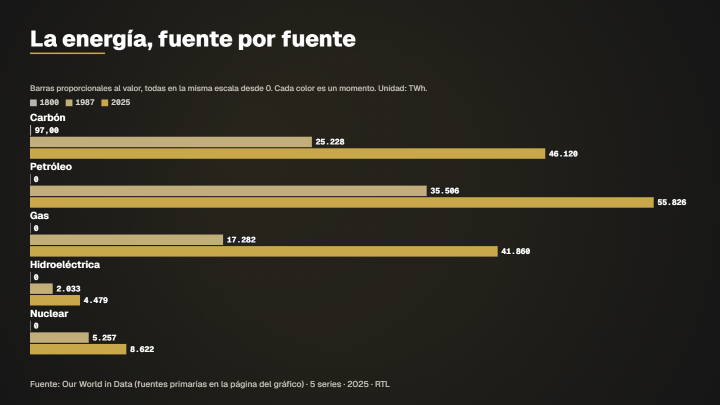
#> input picture docs/gallery/agrupadas-h.png, 1440 x 810 px, found by its file name (shown at 1/2 size); its folder holds only this picture in this run
$ python hoja-contactos.py
#> lines starting #> are read from the running program, lines starting #| are printed output that depends on the picture
"""Dev tool: contact sheets of docs/gallery PNGs for visual audits.
Usage: python scripts/hoja-contactos.py [galeria_dir] [salida_dir]
Writes <salida>/h-N.jpg (2 columns, horizontal frames) and <salida>/v-N.jpg (6 columns, vertical frames)."""
import sys, os, glob
from PIL import Image, ImageDraw

gal = sys.argv[1] if len(sys.argv) > 1 else 'docs/gallery'
out = sys.argv[2] if len(sys.argv) > 2 else '.tmp/hojas'
os.makedirs(out, exist_ok=True)
nombres = sorted({os.path.basename(f)[:-6] for f in glob.glob(os.path.join(gal, '*-?.png'))})

def hoja(nombres, sufijo, cols, ancho, nombre_out):
#> called with sufijo = 'h', cols = 2, ancho = 800, nombre_out = 'h-1.jpg'
    celdas = []
    for n in nombres:
        p = os.path.join(gal, f'{n}-{sufijo}.png')
        if os.path.exists(p):
            im = Image.open(p).convert('RGB')
            h = int(im.height * ancho / im.width)
#> h = 450
            celdas.append((n, im.resize((ancho, h), Image.LANCZOS)))
    if not celdas: return
    filas = [celdas[i:i + cols] for i in range(0, len(celdas), cols)]
#> filas = 1 item
    alto_f = [max(c[1].height for c in f) + 16 for f in filas]
#> alto_f = [466]
    sheet = Image.new('RGB', (cols * ancho, sum(alto_f)), (30, 30, 30))
#> sheet: PIL image 1600x466 RGB; every value is 30
    d = ImageDraw.Draw(sheet); y = 0
    for f, ah in zip(filas, alto_f):
        for i, (n, im) in enumerate(f):
            sheet.paste(im, (i * ancho, y + 16)); d.text((i * ancho + 4, y + 2), n, fill=(255, 220, 90))
        y += ah
#> this loop made 1 pass
#> (ah, y) on pass 1: (466, 466)
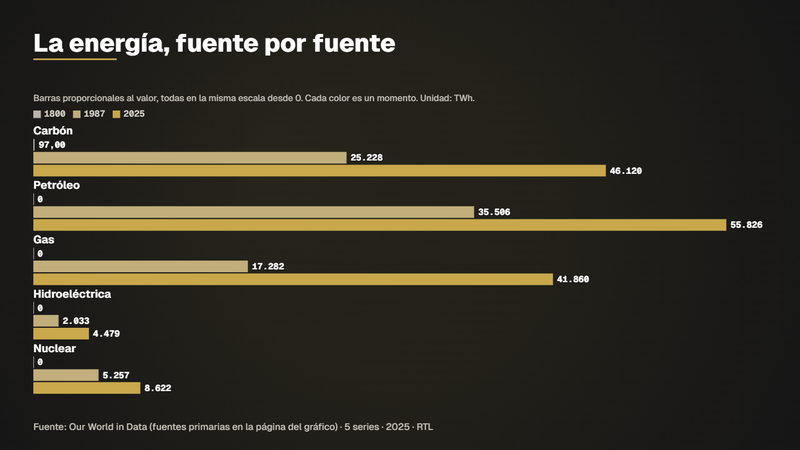
#> im: PIL image 800x450 RGB; mean R, G, B 51.4, 47.5, 35.6
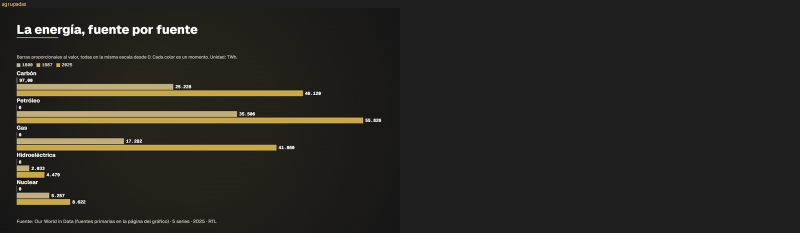
#> sheet: PIL image 1600x466 RGB (shown at 1/2 size); mean R, G, B 40.4, 38.5, 32.7
#> after the loop, y = 466
    sheet.save(os.path.join(out, nombre_out), quality=82)

g = 6
for k in range(0, len(nombres), g):
    grp = nombres[k:k + g]
    hoja(grp, 'h', 2, 800, f'h-{k // g + 1}.jpg')
    hoja(grp, 'v', 6, 260, f'v-{k // g + 1}.jpg')
print(len(nombres), 'modelos', os.listdir(out))

$ run again, on docs/gallery/apilada100-h.png
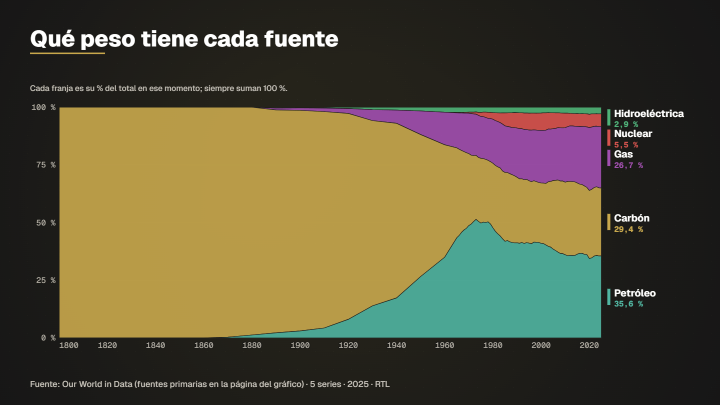
#> input picture docs/gallery/apilada100-h.png, 1440 x 810 px, found by its file name (shown at 1/2 size)
#> filas = 1 item
#> alto_f = [466]
#> the loop in hoja, `for f, ah in zip(filas, alto_f):` made 1 pass
#> (ah, y) on pass 1: (466, 466)
#> after the loop in hoja, `for f, ah in zip(filas, alto_f):`:
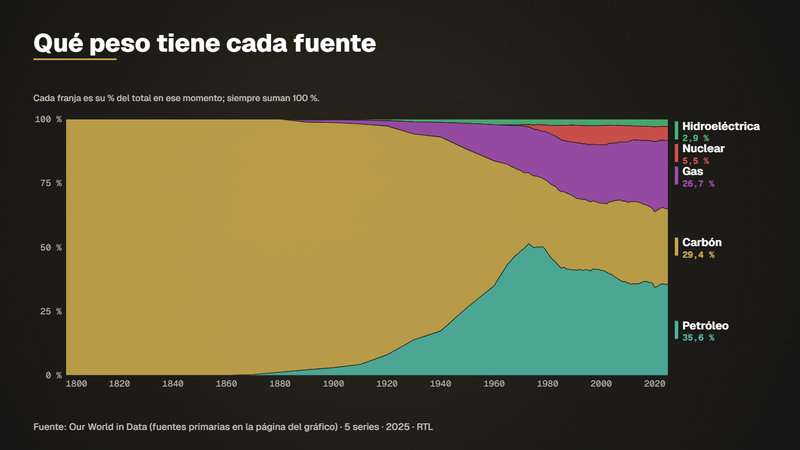
#> im: PIL image 800x450 RGB; mean R, G, B 89.9, 83.5, 56.3
#> after the loop in hoja, `for f, ah in zip(filas, alto_f):`:
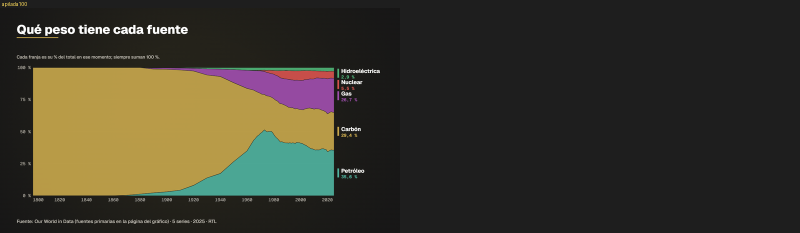
#> sheet: PIL image 1600x466 RGB (shown at 1/2 size); mean R, G, B 58.9, 55.9, 42.7
#> after the loop in hoja, `for f, ah in zip(filas, alto_f):`: y = 466

$ run again, on docs/gallery/apilada100-v.png
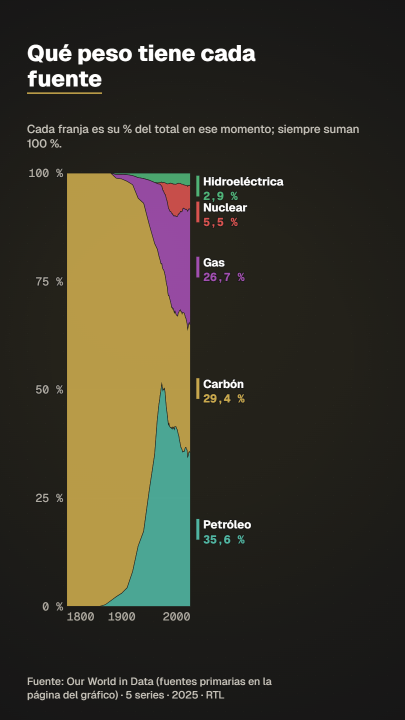
#> input picture docs/gallery/apilada100-v.png, 810 x 1440 px, found by its file name (shown at 1/2 size)
#> filas = 1 item
#> alto_f = [478]
#> the loop in hoja (call 2), `for f, ah in zip(filas, alto_f):` made 1 pass
#> (ah, y) on pass 1: (478, 478)
#> after the loop in hoja (call 2), `for f, ah in zip(filas, alto_f):`:
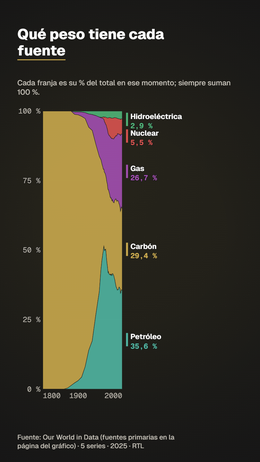
#> im: PIL image 260x462 RGB; mean R, G, B 58.9, 55.4, 41.1
#> after the loop in hoja (call 2), `for f, ah in zip(filas, alto_f):`:
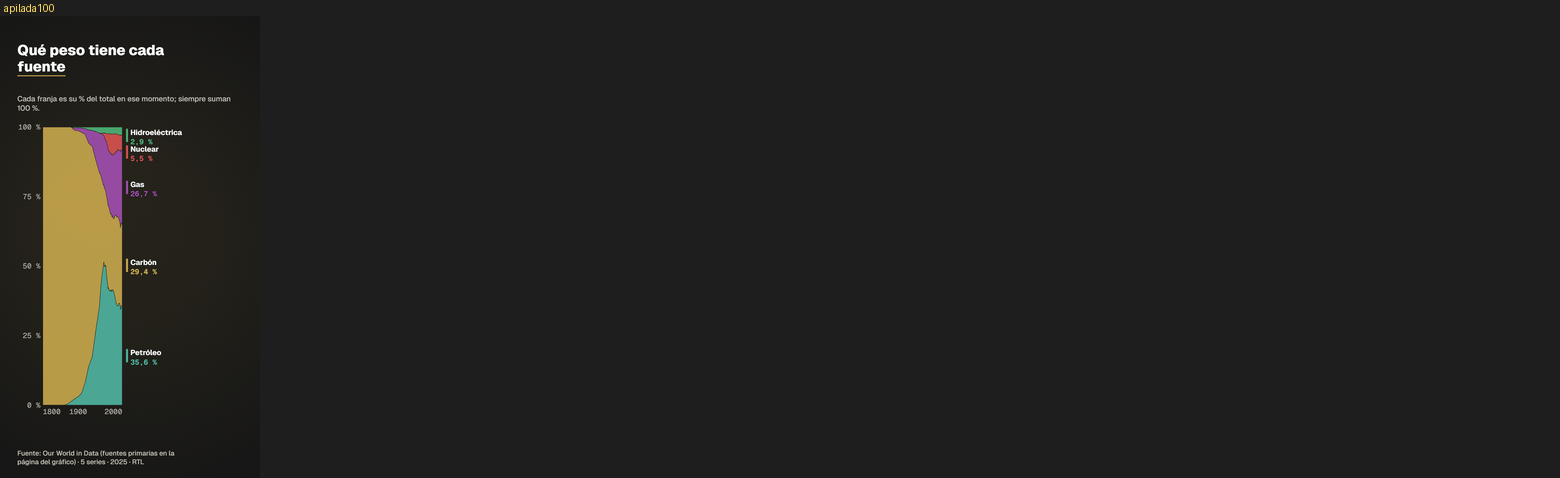
#> sheet: PIL image 1560x478 RGB; mean R, G, B 34.7, 34.1, 31.8
#> after the loop in hoja (call 2), `for f, ah in zip(filas, alto_f):`: y = 478

$ run again, on docs/gallery/bandas-h.png
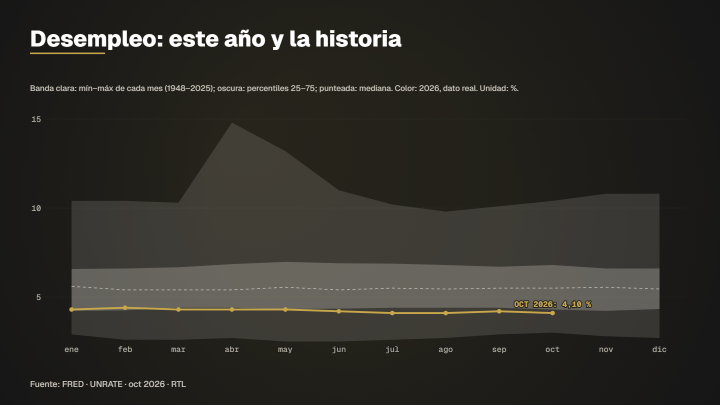
#> input picture docs/gallery/bandas-h.png, 1440 x 810 px, found by its file name (shown at 1/2 size)
#> filas = 1 item
#> alto_f = [466]
#> the loop in hoja, `for f, ah in zip(filas, alto_f):` made 1 pass
#> (ah, y) on pass 1: (466, 466)
#> after the loop in hoja, `for f, ah in zip(filas, alto_f):`:
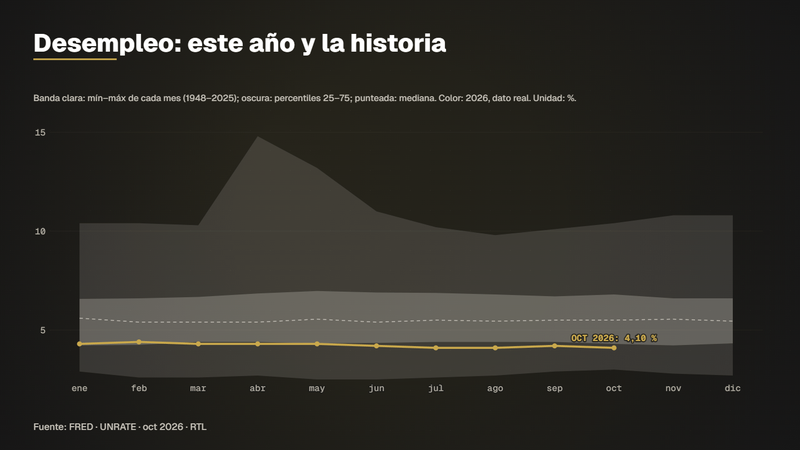
#> im: PIL image 800x450 RGB; mean R, G, B 46.9, 45.2, 39.9
#> after the loop in hoja, `for f, ah in zip(filas, alto_f):`:
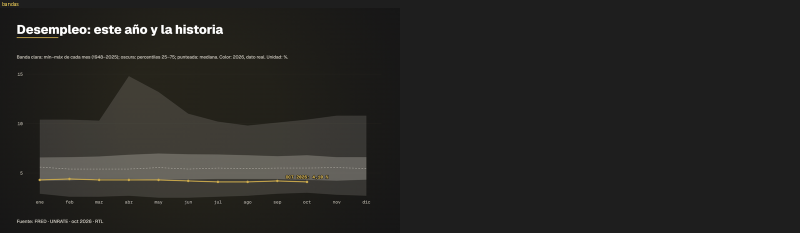
#> sheet: PIL image 1600x466 RGB (shown at 1/2 size); mean R, G, B 38.2, 37.4, 34.8
#> after the loop in hoja, `for f, ah in zip(filas, alto_f):`: y = 466

$ run again, on docs/gallery/agrupadas-v.png
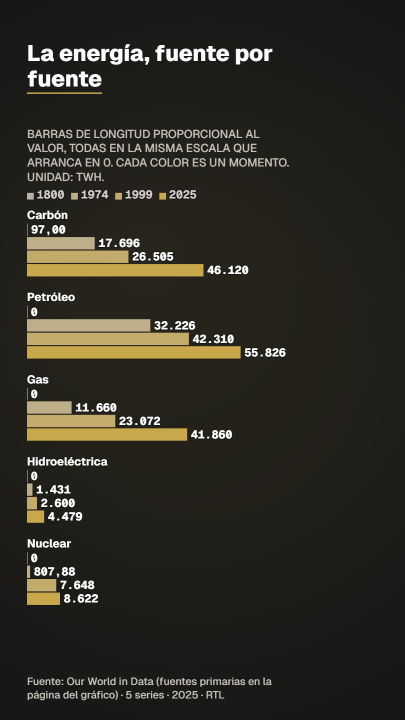
#> input picture docs/gallery/agrupadas-v.png, 810 x 1440 px, found by its file name (shown at 1/2 size)
#> filas = 1 item
#> alto_f = [478]
#> the loop in hoja (call 2), `for f, ah in zip(filas, alto_f):` made 1 pass
#> (ah, y) on pass 1: (478, 478)
#> after the loop in hoja (call 2), `for f, ah in zip(filas, alto_f):`:
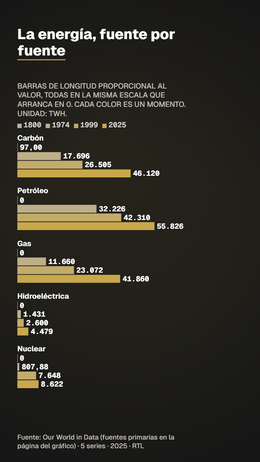
#> im: PIL image 260x462 RGB; mean R, G, B 46.8, 44.2, 35.9
#> after the loop in hoja (call 2), `for f, ah in zip(filas, alto_f):`:
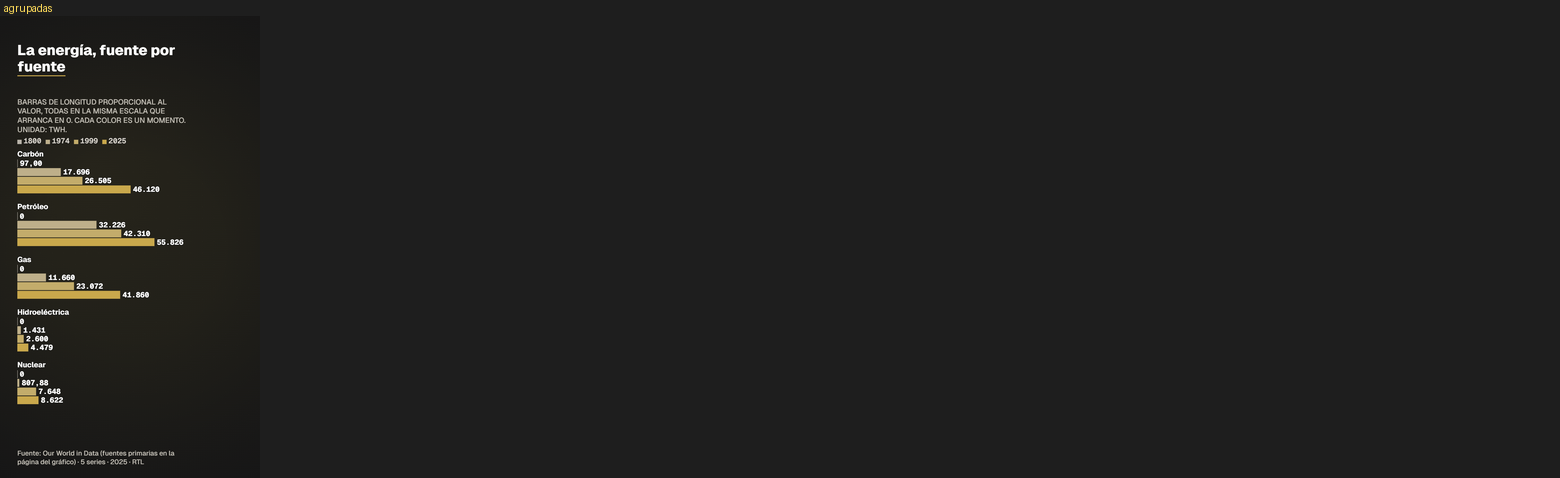
#> sheet: PIL image 1560x478 RGB; mean R, G, B 32.7, 32.3, 31
#> after the loop in hoja (call 2), `for f, ah in zip(filas, alto_f):`: y = 478
